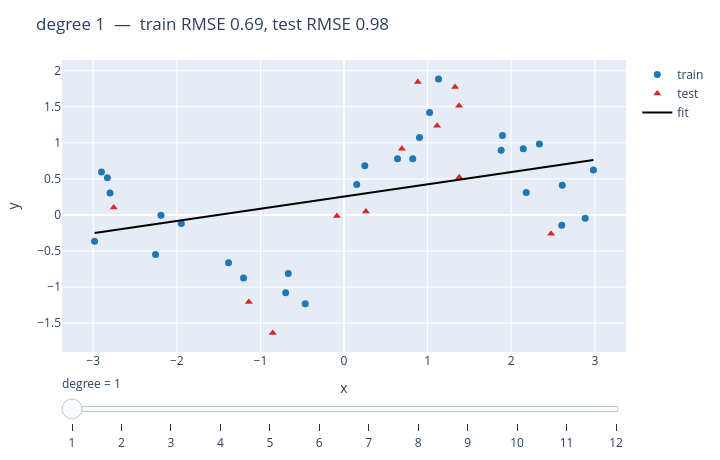

This figure's notebook cell:
### Markdown cell above
### バイアス-バリアンス: 多項式の次数

なぜ次数 6 + リッジを選ぶのか。次数を上げると訓練誤差は下がり続けますが、CV 誤差は途中で増えます(過学習)。
下の Plotly スライダー(静的 HTML 可)で次数を動かして確認してください。

### Code cell
plotting.plotly_model_complexity(x, y, degrees=range(1, 13), test_size=0.3, seed=0).show()

### Figure 1 — Plotly figure (JSON) as saved in the notebook; plotly's stock layout.template omitted (floating-point values rounded to 4 significant figures; data arrays with more than 128 entries replaced by an {"elided": "..."} marker saying what was removed)
{"data": [{"marker": {"color": "#1f77b4", "size": 7}, "mode": "markers", "name": "train", "type": "scatter", "x": [2.61, -2.83, 2.983, 1.88, 2.337, 0.1521, 2.604, -1.381, -0.6665, -2.254, 0.2488, -0.4639, 2.179, -1.946, 2.144, -2.901, 1.131, -0.6979, 1.895, 1.024, -2.189, 0.9028, 0.8218, 0.6398, -1.202, 2.885, -2.798, -2.984], "y": [0.4114, 0.5148, 0.6239, 0.8987, 0.983, 0.4223, -0.1426, -0.6609, -0.8115, -0.5486, 0.6828, -1.231, 0.3108, -0.1184, 0.9197, 0.5951, 1.886, -1.077, 1.102, 1.422, -0.004462, 1.074, 0.7805, 0.7794, -0.8735, -0.04417, 0.3044, -0.3637]}, {"marker": {"color": "#d62728", "size": 7, "symbol": "triangle-up"}, "mode": "markers", "name": "test", "type": "scatter", "x": [0.8831, 0.6923, 1.113, -2.754, -1.139, -0.08499, 1.377, -0.8532, 0.2617, 1.378, 1.329, 2.477], "y": [1.844, 0.9166, 1.239, 0.1021, -1.207, -0.01434, 1.515, -1.637, 0.0467, 0.5216, 1.773, -0.2615]}, {"line": {"color": "black"}, "mode": "lines", "name": "fit", "type": "scatter", "x": {"elided": "300 float values"}, "y": {"elided": "300 float values"}}], "layout": {"height": 460, "margin": {"b": 40, "l": 50, "r": 20, "t": 60}, "sliders": [{"currentvalue": {"prefix": "degree = "}, "steps": [{"args": [["1"], {"frame": {"duration": 0, "redraw": true}, "mode": "immediate"}], "label": "1", "method": "animate"}, {"args": [["2"], {"frame": {"duration": 0, "redraw": true}, "mode": "immediate"}], "label": "2", "method": "animate"}, {"args": [["3"], {"frame": {"duration": 0, "redraw": true}, "mode": "immediate"}], "label": "3", "method": "animate"}, {"args": [["4"], {"frame": {"duration": 0, "redraw": true}, "mode": "immediate"}], "label": "4", "method": "animate"}, {"args": [["5"], {"frame": {"duration": 0, "redraw": true}, "mode": "immediate"}], "label": "5", "method": "animate"}, {"args": [["6"], {"frame": {"duration": 0, "redraw": true}, "mode": "immediate"}], "label": "6", "method": "animate"}, {"args": [["7"], {"frame": {"duration": 0, "redraw": true}, "mode": "immediate"}], "label": "7", "method": "animate"}, {"args": [["8"], {"frame": {"duration": 0, "redraw": true}, "mode": "immediate"}], "label": "8", "method": "animate"}, {"args": [["9"], {"frame": {"duration": 0, "redraw": true}, "mode": "immediate"}], "label": "9", "method": "animate"}, {"args": [["10"], {"frame": {"duration": 0, "redraw": true}, "mode": "immediate"}], "label": "10", "method": "animate"}, {"args": [["11"], {"frame": {"duration": 0, "redraw": true}, "mode": "immediate"}], "label": "11", "method": "animate"}, {"args": [["12"], {"frame": {"duration": 0, "redraw": true}, "mode": "immediate"}], "label": "12", "method": "animate"}]}], "title": {"text": "degree 1  —  train RMSE 0.69, test RMSE 0.98"}, "width": 720, "xaxis": {"title": {"text": "x"}}, "yaxis": {"title": {"text": "y"}}}}
